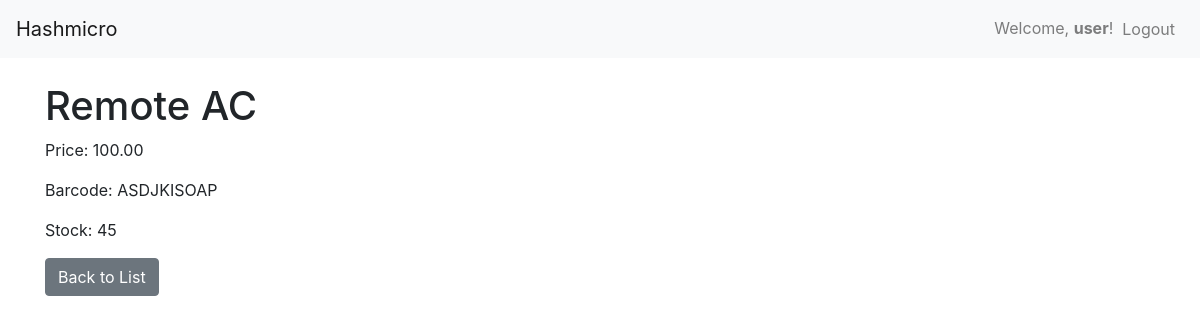
Screenshot of /4/ (signed in) with the database file from the repository.
### hashmicro_project/models.py (models this page shows, shortened)
class Product(models.Model):
    name = models.CharField("name", max_length=256, unique=True, blank=False)
    price = models.DecimalField(max_digits=10, decimal_places=2, blank=True)
    barcode = models.CharField("barcode", max_length=256, unique=True, blank=False)
    stock = models.IntegerField("stock", default=0)
    inserted_at = models.DateTimeField("inserted_at", auto_now_add=True)
    updated_at = models.DateTimeField("updated_at", auto_now=True)
    updated_by = models.ForeignKey(
        User,
        on_delete=models.CASCADE,
        null=True, blank=True
    )

### hashmicro_project/views.py (the view)
# urls.py: path('<int:pk>/', views.product_detail, name='product_detail'),
@login_required
@permission_required('hashmicro_project.view_product', raise_exception=True)
def product_detail(request, pk):
    product = get_object_or_404(Product, pk=pk)
    return render(request, 'product_detail.html', {'product': product})

### hashmicro_project/templates/product_detail.html (shortened to what this page needs)
{% extends 'base.html' %}
{% block content %}
<h1>{{ product.name }}</h1>
<p>Price: {{ product.price }}</p>
<p>Barcode: {{ product.barcode }}</p>
<p>Stock: {{ product.stock }}</p>
<a href="{% url 'product_list' %}" class="btn btn-secondary">Back to List</a>
{% endblock %}

### hashmicro_project/templates/base.html (shortened to what this page needs)
<!DOCTYPE html>
<html lang="en">
<head>
    <link href="https://stackpath.bootstrapcdn.com/bootstrap/4.5.2/css/bootstrap.min.css" rel="stylesheet">
</head>
<body>
    <nav class="navbar navbar-expand-lg navbar-light bg-light">
        <a class="navbar-brand" href="{% url 'product_list' %}">Hashmicro</a>
        <div class="collapse navbar-collapse" id="navbarNav">
            <ul class="navbar-nav ml-auto">
                {% if user.is_authenticated %}
                    <li class="nav-item">
                        <span class="navbar-text">
                            Welcome, <strong>{{ user.username }}</strong>!
                        </span>
                    </li>
                    <li class="nav-item">
                        <form action="{% url 'logout' %}" method="post" class="form-inline">
                            <button type="submit" class="btn btn-link nav-link">Logout</button>
                        </form>
                    </li>
                {% else %}
                    <li class="nav-item">
                        <a class="nav-link" href="{% url 'login' %}">Login</a>
                    </li>
                {% endif %}
            </ul>
        </div>
    </nav>
    <div class="container mt-4">
        {% block content %}{% endblock %}
    </div>
</body>
</html>

### rows the page displays
Product: name "Remote AC", price "100.00", barcode "ASDJKISOAP", stock "45"

### other values shown
{{ user.username }} "user"
